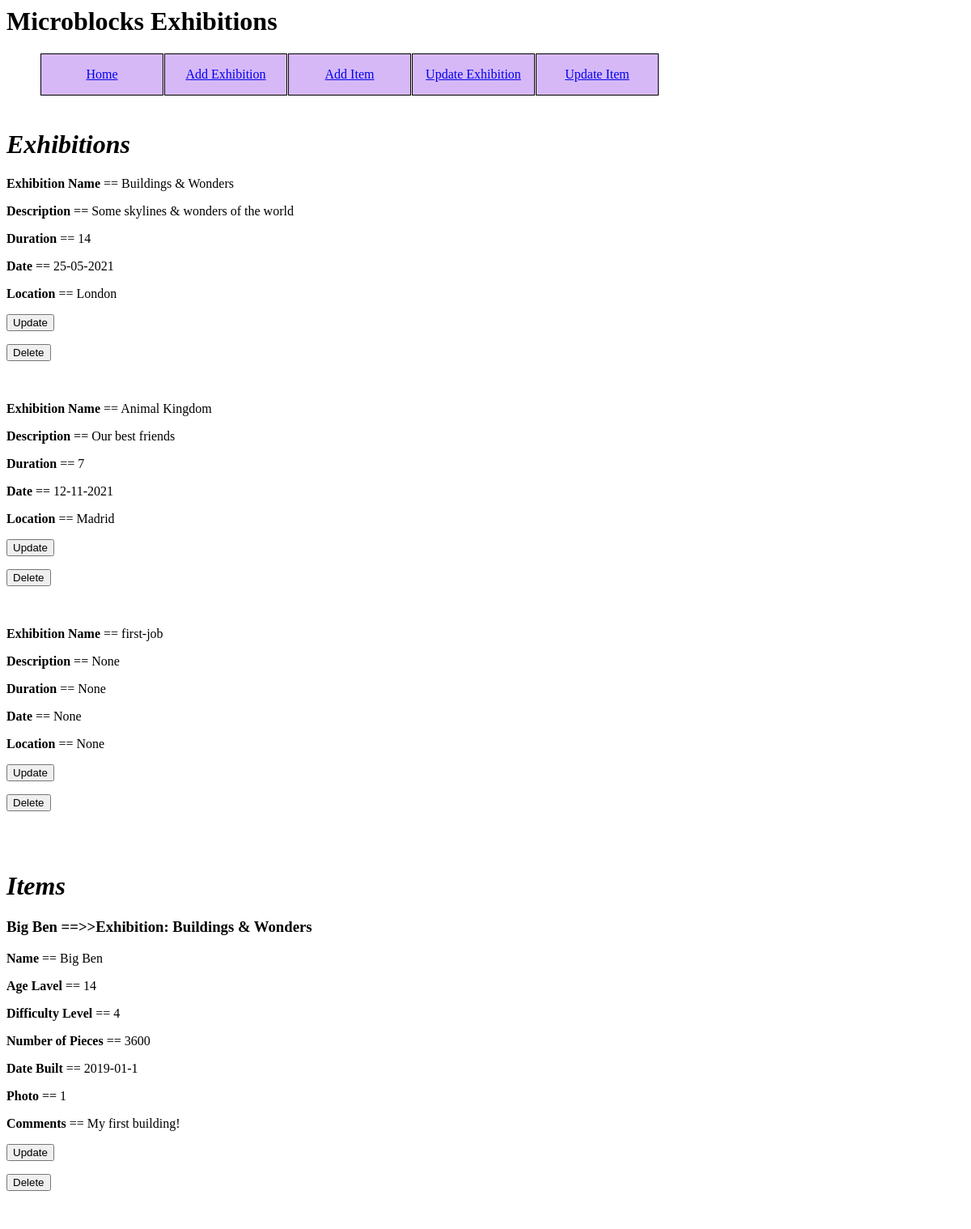
/ (upper part), run on an earlier commit of the app's database.
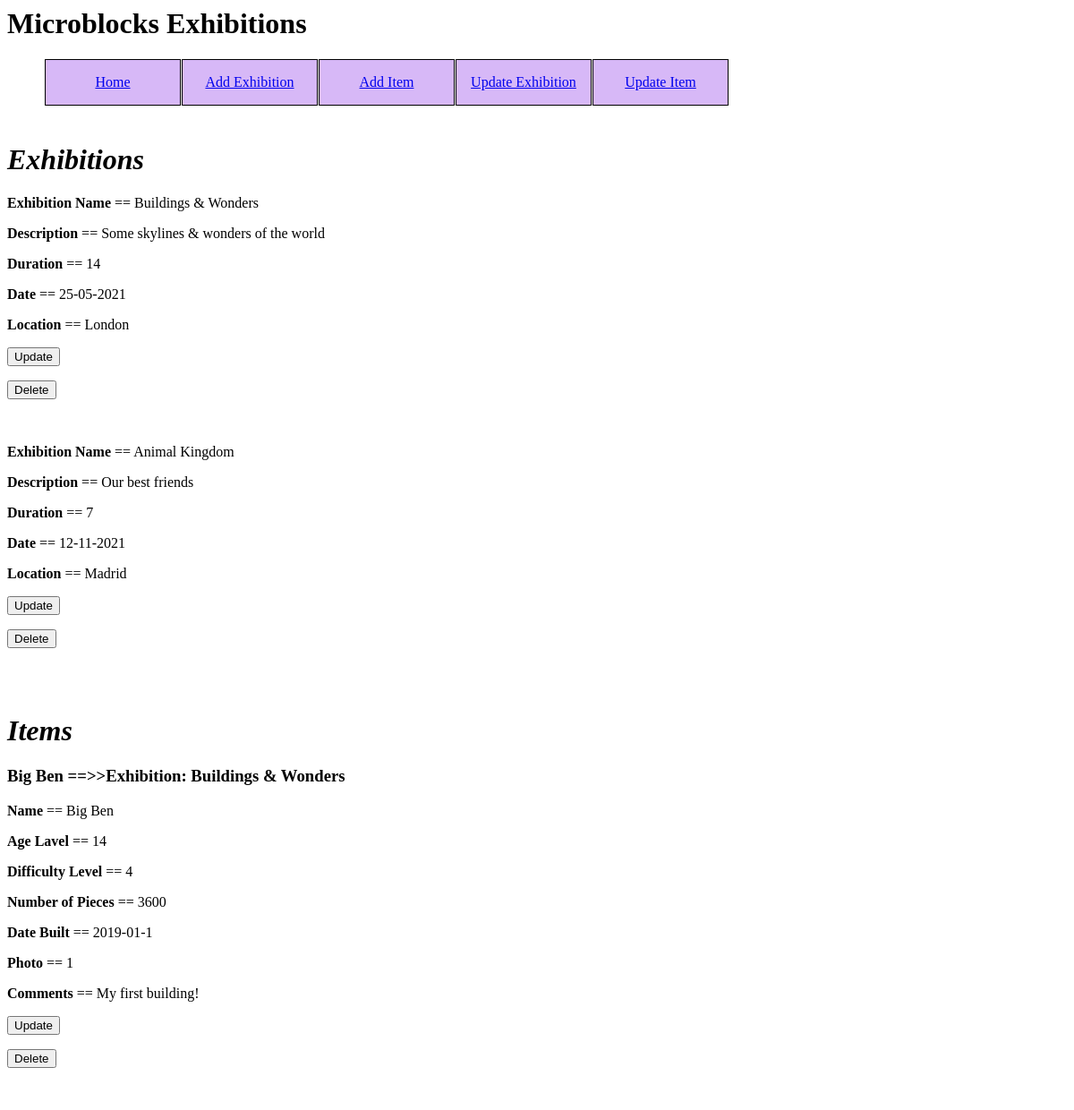
And on a later commit of the database.
### application/models.py (models this page shows)
class Exhibitions(db.Model):
    exhibitionsID = db.Column(db.Integer, primary_key=True)
    name = db.Column(db.String(50), nullable=False)
    descriptions = db.Column(db.String(150), nullable=True)
    exhDuration = db.Column(db.Integer, nullable=True)
    exhLocation = db.Column(db.String(20), nullable=True)
    exhDate = db.Column(db.String(20), nullable=True)
    itexh = db.relationship('Items', backref='builds')

class Items(db.Model):
    itemsID = db.Column(db.Integer, primary_key=True)
    name = db.Column(db.String(50), nullable=False)
    ageLevel = db.Column(db.Integer, nullable=True)
    difficultyLevel = db.Column(db.Integer, nullable=True)
    numberOfPieces = db.Column(db.Integer, nullable=True)
    dateBuilt = db.Column(db.String(20), nullable=True)
    photo = db.Column(db.String(100), nullable=True)
    comments = db.Column(db.String(150), nullable=True)
    exhid = db.Column(db.Integer, db.ForeignKey(
        'exhibitions.exhibitionsID'), nullable=True)

### application/routes.py (the view)
@app.route('/', methods=['POST', 'GET'])
def home():
    lists = {"exhibitionsList": Exhibitions.query.all(),
    "itemsList": Items.query.all()}
    return render_template("home.html", lists=lists)

### application/templates/home.html (shortened to what this page needs)
{% extends "layout.html" %}
{% block body %}
    <br>
    <h1><em>Exhibitions</em></h1>
<p>       {% for exhibition in lists["exhibitionsList"] %}
            <p></p><b>Exhibition Name</b> == {{ exhibition.name }}
            <p><b>Description</b> == {{ exhibition.descriptions }}
            <p><b>Duration</b> == {{ exhibition.exhDuration }}
            <p><b>Date</b> == {{ exhibition.exhDate }}
            <p><b>Location</b> == {{ exhibition.exhLocation }}
                        <br>
            <form action="{{ url_for('updatex', exhibitionsID=exhibition.exhibitionsID) }}">
                <input type=submit value="Update">
            </form>
                <form action="{{ url_for('deletex', exhibitionsID=exhibition.exhibitionsID) }}">
                <input type=submit value="Delete">
            </form>
                <br>
        {% endfor %}
    <br>
    <h1><em>Items</em></h1>
        {% for item in lists["itemsList"] %}
        <h3>{{ item.name }} ==>>Exhibition: {{ item.builds.name }}</h3>
            <p><b>Name</b> == {{ item.name }}
            <p><b>Age Lavel</b> == {{ item.ageLevel }}
            <p><b>Difficulty Level</b> == {{ item.difficultyLevel }}
            <p><b>Number of Pieces</b> == {{ item.numberOfPieces }}
            <p><b>Date Built</b> == {{ item.dateBuilt }}
            <p><b>Photo</b> == {{ item.photo }}
            <p><b>Comments</b> == {{ item.comments }}
            <form action="{{ url_for('updatit',itemsID=item.itemsID) }}">
                <input type=submit value="Update">
            </form>
                <form action="{{ url_for('deletit', itemsID=item.itemsID) }}">
                <input type=submit value="Delete">
            </form>
            <br>
        {% endfor %}
</p>
{% endblock body %}

### application/templates/layout.html (shortened to what this page needs)
<html lang="en">
<head>
</head>
<body>
<header>
   <h1>Microblocks Exhibitions</h1></div>
    <div id="connav">
            <ul>
                <li><a href="{{ url_for('home') }}">Home</a></li>
                <li><a href="{{ url_for('addex') }}">Add Exhibition</a></li>
                <li><a href="{{ url_for('addit') }}">Add Item</a></li>
                <li><a href="{{ url_for('updatex', exhibitionsID=1) }}">Update Exhibition</a></li>
                <li><a href="{{ url_for('updatit', itemsID=1) }}">Update Item</a></li>
            </ul>
    </div>
</header>
<br>
<br>
<br>
    {% block body %}
    {% endblock body %}
</body>
</html>

### application/templates/layout.html (style rules this page uses)
#connav ul { list-style: none; color: blue; font-style:normal; margin-left: 1px; }
#connav ul li { background-color: rgb(215, 184, 247); color: #ebeef2; height: 50px; width: 150px; border: 1px solid #000; text-align: center; line-height: 50px; float: left; margin-left: 1px; }

What changed in the data, as far as the page shows it:
removed Exhibitions: name "first-job", descriptions "None", exhDuration "None", exhDate "None", exhLocation "None"
